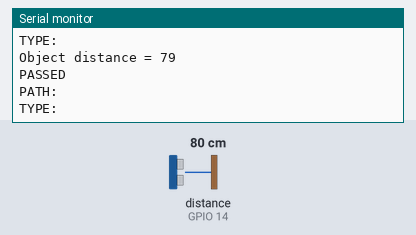
A sketch run on a simulated ESP8266 (NodeMCU). Shown: the last lines printed to the serial monitor. The test bench sets the inputs (shaded band); at power-on: distance to the obstacle (sensor on GPIO 14) 80 cm. The echo pulse lasts 58.3 µs per cm; WiFi joins after 1.5 s; servers stay silent unless stated.

Above: at 2.7 s.
2.8 s: distance to the obstacle (sensor on GPIO 14) set to 2 cm
At 3.05 s:
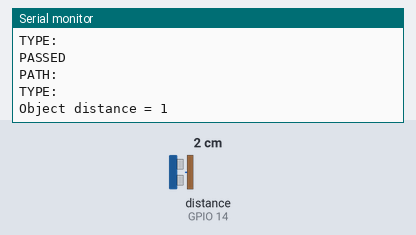
4.3 s: distance to the obstacle (sensor on GPIO 14) set to 4 cm
At 4.45 s:
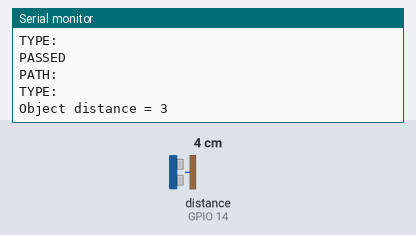
Timing chart, 0 to 7.3 s (numbered marks = the images above; inputs shaded):
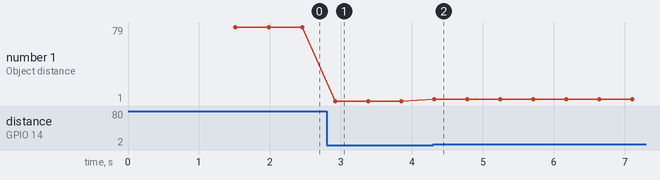

Measured:
- after the input at 2.8 s, the serial monitor: prints a new line after 0.12 s (image 1)
- after the input at 4.3 s, the serial monitor: prints a new line at once (image 2)
- plotted number 1: 79 → 1 after the input at 2.8 s, 1 → 3 after the input at 4.3 s

The sketch:

project_code.ino
```cpp
#include <Arduino.h>
#if defined(ESP32)
#include <WiFi.h>
#elif defined(ESP8266)
#include <ESP8266WiFi.h>
#endif
#include <Firebase_ESP_Client.h>

//Provide the token generation process info.
#include "addons/TokenHelper.h"
//Provide the RTDB payload printing info and other helper functions.
#include "addons/RTDBHelper.h"

// Insert your network credentials
#define WIFI_SSID "Martin Router King"
#define WIFI_PASSWORD "Fitz2018"

// Insert Firebase project API Key
#define API_KEY "AIzaSyDzQ1BwmEJ5ipFihywtixHUQG4dHVeNzIg"

// Insert RTDB URLefine the RTDB URL */
#define DATABASE_URL "https://trash-talk-2d99a-default-rtdb.europe-west1.firebasedatabase.app/"

//Define Firebase Data object
FirebaseData fbdo;

FirebaseAuth auth;
FirebaseConfig config;

unsigned long sendDataPrevMillis = 0;
bool signupOK = false;
int sensor;

const int  trigPin = 12;
//D6
const int echoPin = 14;
//D5

void setup(){

  pinMode(trigPin, OUTPUT);
  pinMode(echoPin, INPUT);

  Serial.begin(115200);
  WiFi.begin(WIFI_SSID, WIFI_PASSWORD);
  Serial.print("Connecting to Wi-Fi");
  while (WiFi.status() != WL_CONNECTED){
    Serial.print(".");
    delay(300);
  }
  Serial.println();
  Serial.print("Connected with IP: ");
  Serial.println(WiFi.localIP());
  Serial.println();

  /* Assign the api key (required) */
  config.api_key = API_KEY;

  /* Assign the RTDB URL (required) */
  config.database_url = DATABASE_URL;

  /* Sign up */
  if (Firebase.signUp(&config, &auth, "", "")){
    Serial.println("ok");
    signupOK = true;
  }
  else{
    Serial.printf("%s\n", config.signer.signupError.message.c_str());
  }

  /* Assign the callback function for the long running token generation task */
  config.token_status_callback = tokenStatusCallback; //see addons/TokenHelper.h

  Firebase.begin(&config, &auth);
  Firebase.reconnectWiFi(true);
}

void loop(){

  digitalWrite(trigPin,LOW);
  delay(2);
  digitalWrite(trigPin,HIGH);
  delay(2);
  digitalWrite(trigPin,LOW);
  int timetaken = pulseIn(echoPin, HIGH);
  int distance = timetaken * (0.034/2);
  Serial.print("Object distance = ");
  Serial.println(distance);
  delay(10);
  String location="-1.309991, 36.812624";
  String BinID="1b4cd8fa-7d3a-11ed-a1eb-0242ac120002";


    if (Firebase.ready() && signupOK && (millis() - sendDataPrevMillis > 0 || sendDataPrevMillis == 0))
    {
    sendDataPrevMillis = millis();
    // Write an Int number on the database path test/int
    if (Firebase.RTDB.setInt(&fbdo, "trash levels/sensor A", distance))
    {
      Serial.println("PASSED");
      Serial.println("PATH: " + fbdo.dataPath());
      Serial.println("TYPE: " + fbdo.dataType());
    }
    else
    {
      Serial.println("FAILED");
      Serial.println("REASON: " + fbdo.errorReason());
    }
    if (Firebase.RTDB.setString(&fbdo, "trash levels/Location", location))
    {
      Serial.println("PASSED");
      Serial.println("PATH: " + fbdo.dataPath());
      Serial.println("TYPE: " + fbdo.dataType());
    }
    else
    {
      Serial.println("FAILED");
      Serial.println("REASON: " + fbdo.errorReason());
    }
    if (Firebase.RTDB.setString(&fbdo, "trash levels/Bin ID", BinID))
    {
      Serial.println("PASSED");
      Serial.println("PATH: " + fbdo.dataPath());
      Serial.println("TYPE: " + fbdo.dataType());
    }
    else
    {
      Serial.println("FAILED");
      Serial.println("REASON: " + fbdo.errorReason());
    }
    }

}
```
